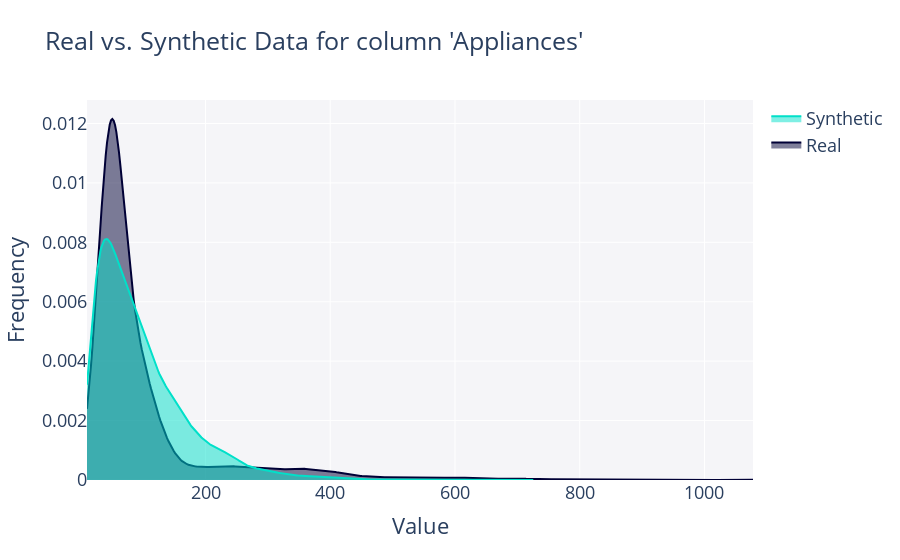

Write notebook code for a chart like this one.
### Markdown cell above
Another feature offered by SDV is to visualize in 2D the data. This can help see what kind of patterns the synthetic data has learned, and identify differences between the real and synthetic data.

### Code cell
# Plot for the GaussianCopulaSynthesizer
fig_gaussian_SDV = get_column_plot(
    real_data=df,
    synthetic_data=synthetic_data_gaussian_SDV,
    metadata=metadata,
    column_name="Appliances"
)
    
fig_gaussian_SDV.show()

### Figure 1 — Plotly figure (JSON) as saved in the notebook; plotly's stock layout.template omitted (floating-point values rounded to 4 significant figures; data arrays with more than 128 entries replaced by an {"elided": "..."} marker saying what was removed)
{"data": [{"fill": "tozeroy", "hovertemplate": "<b>Real</b><br>Frequency: %{y}<extra></extra>", "legendgroup": "Real", "marker": {"color": "#000036"}, "mode": "lines", "name": "Real", "showlegend": true, "type": "scatter", "x": {"elided": "500 float values"}, "xaxis": "x", "y": {"elided": "500 float values"}, "yaxis": "y"}, {"fill": "tozeroy", "hovertemplate": "<b>Synthetic</b><br>Frequency: %{y}<extra></extra>", "legendgroup": "Synthetic", "marker": {"color": "#01E0C9"}, "mode": "lines", "name": "Synthetic", "showlegend": true, "type": "scatter", "x": {"elided": "500 float values"}, "xaxis": "x", "y": {"elided": "500 float values"}, "yaxis": "y"}], "layout": {"barmode": "overlay", "font": {"size": 18}, "hovermode": "closest", "legend": {"traceorder": "reversed"}, "plot_bgcolor": "#F5F5F8", "title": {"text": "Real vs. Synthetic Data for column 'Appliances'"}, "xaxis": {"anchor": "y2", "domain": [0, 1], "title": {"text": "Value"}, "zeroline": false}, "yaxis": {"anchor": "free", "domain": [0, 1], "position": 0, "title": {"text": "Frequency"}}}}
